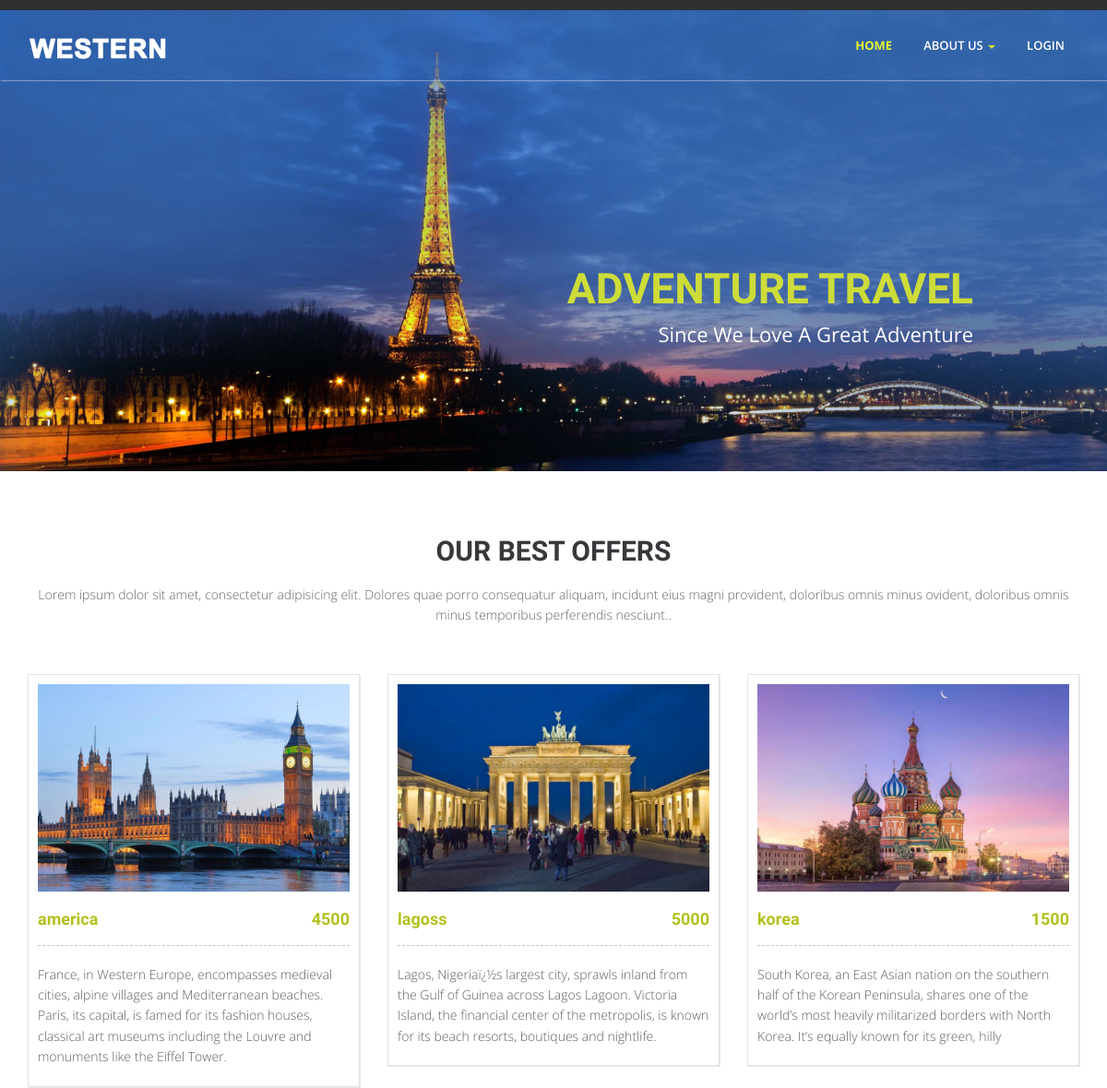
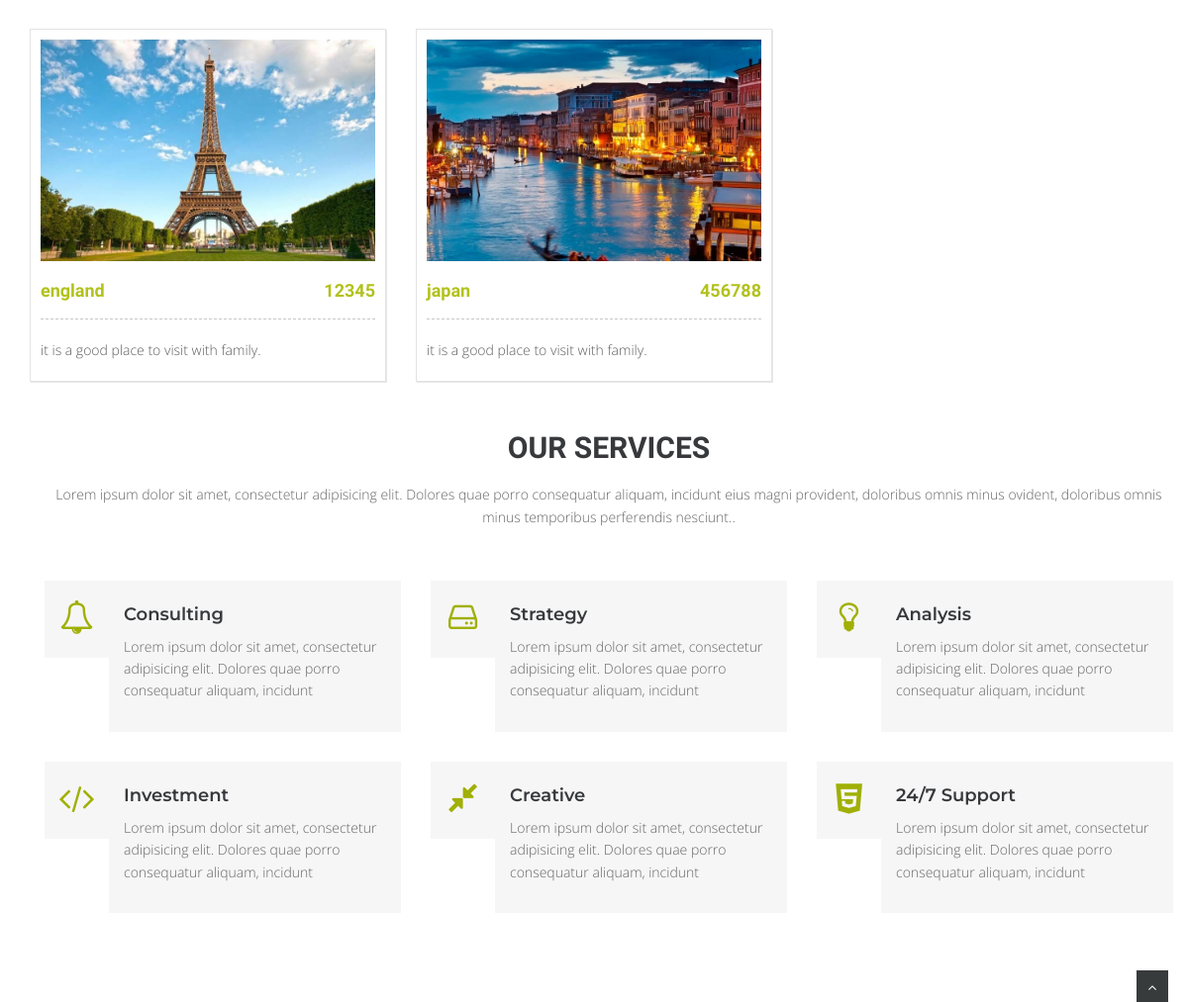
The page / on the database its author committed (2 pictures, top to bottom).
### tables this page shows
CREATE TABLE IF NOT EXISTS `packages` (
  `pack_no` int(43) NOT NULL AUTO_INCREMENT,
  `cost` int(12) NOT NULL,
  `about` text NOT NULL,
  `location` text NOT NULL,
  PRIMARY KEY (`pack_no`)
);

### index.php (the view, shortened to what this page needs)
<!DOCTYPE html>
<html lang="en">
<head>
<link href="css/bootstrap.min.css" rel="stylesheet" />
<link href="css/fancybox/jquery.fancybox.css" rel="stylesheet">
<link href="css/flexslider.css" rel="stylesheet" />
<link href="css/style.css" rel="stylesheet" />
</head>
<body>
<div id="wrapper" class="home-page">
<div class="topbar">
  <div class="container">
    <div class="row">
      <div class="col-md-12">
      </div>
    </div>
  </div>
</div>
	<header>
        <div class="navbar navbar-default navbar-static-top">
            <div class="container">
                <div class="navbar-header">
                    <a class="navbar-brand" href="index.html"><img src="img/logo.png" alt="logo"/></a>
                </div>
                <div class="navbar-collapse collapse ">
                    <ul class="nav navbar-nav">
                        <li class="active"><a href="index.html">Home</a></li>
						 <li class="dropdown">
                        <a href="#" data-toggle="dropdown" class="dropdown-toggle">About Us <b class="caret"></b></a>
                    </li>
						<li><a href="login2.php">Login</a></li>
                    </ul>
                </div>
            </div>
        </div>
	</header>
	<section id="banner">
        <div id="main-slider" class="flexslider">
            <ul class="slides">
              <li>
                <img src="img/slides/1.jpg" alt="" />
                <div class="flex-caption">
                    <h3>Adventure Travel</h3>
					<p>Since we love a great adventure</p>
                </div>
              </li>
            </ul>
        </div>
	</section>
	<section id="content">
	<div class="container">
	    	<div class="row">
			<div class="col-md-12">
				<div class="aligncenter"><h2 class="aligncenter">Our Best Offers</h2>Lorem ipsum dolor sit amet, consectetur adipisicing elit. Dolores quae porro consequatur aliquam, incidunt eius magni provident, doloribus omnis minus ovident, doloribus omnis minus temporibus perferendis nesciunt..</div>
				<br/>
			</div>
		</div>
<?php
include'./dbcheck.inc.php';
    $sql = "SELECT * FROM `packages` ";
    $f=mysqli_query($conn,$sql);
		echo"<div class='row box-section'>";
        $co=1;
        while($row=mysqli_fetch_assoc($f))
            {echo"<div class='col-md-4'>
			<div class='box-content'>
			<a href='details.php?dif=$row[pack_no]'>
               <img class='img-responsive'   src='img/spc/$co.jpg' alt=''>
                <h3>$row[location] <span class='price pull-right'>$row[cost]</span></h3>
                <p>$row[about]</p>
             </a>
            </div>
			</div>";
        if($co%3==0){
            echo"</div><div class='row box-section'>";
        }
        $co++;
        }
        echo"</div>";
		?>
	<div class="container">
	    	<div class="row">
			<div class="col-md-12">
				<div class="aligncenter"><h2 class="aligncenter">Our Services</h2>Lorem ipsum dolor sit amet, consectetur adipisicing elit. Dolores quae porro consequatur aliquam, incidunt eius magni provident, doloribus omnis minus ovident, doloribus omnis minus temporibus perferendis nesciunt..</div>
				<br/>
			</div>
		</div>
	 <div class="row">
            <div class="col-sm-4 info-blocks">
                <i class="icon-info-blocks fa fa-bell-o"></i>
                <div class="info-blocks-in">
                    <h3>Consulting</h3>
                    <p>Lorem ipsum dolor sit amet, consectetur adipisicing elit. Dolores quae porro consequatur aliquam, incidunt</p>
                </div>
            </div>
            <div class="col-sm-4 info-blocks">
                <i class="icon-info-blocks fa fa-hdd-o"></i>
                <div class="info-blocks-in">
                    <h3>Strategy</h3>
                    <p>Lorem ipsum dolor sit amet, consectetur adipisicing elit. Dolores quae porro consequatur aliquam, incidunt</p>
                </div>
            </div>
            <div class="col-sm-4 info-blocks">
                <i class="icon-info-blocks fa fa-lightbulb-o"></i>
                <div class="info-blocks-in">
                    <h3>Analysis</h3>
                    <p>Lorem ipsum dolor sit amet, consectetur adipisicing elit. Dolores quae porro consequatur aliquam, incidunt</p>
                </div>
            </div>
        </div>
<div class="row">
            <div class="col-sm-4 info-blocks">
                <i class="icon-info-blocks fa fa-code"></i>
                <div class="info-blocks-in">
                    <h3>Investment</h3>
                    <p>Lorem ipsum dolor sit amet, consectetur adipisicing elit. Dolores quae porro consequatur aliquam, incidunt</p>
                </div>
            </div>
            <div class="col-sm-4 info-blocks">
                <i class="icon-info-blocks fa fa-compress"></i>
                <div class="info-blocks-in">
                    <h3>Creative</h3>
                    <p>Lorem ipsum dolor sit amet, consectetur adipisicing elit. Dolores quae porro consequatur aliquam, incidunt</p>
                </div>
            </div>
            <div class="col-sm-4 info-blocks">
                <i class="icon-info-blocks fa fa-html5"></i>
                <div class="info-blocks-in">
                    <h3>24/7 Support</h3>
                    <p>Lorem ipsum dolor sit amet, consectetur adipisicing elit. Dolores quae porro consequatur aliquam, incidunt</p>
                </div>
            </div>
        </div>
	</div>
	</section>
	<div class="about home-about">
</div>
<a href="#" class="scrollup"><i class="fa fa-angle-up active"></i></a>
</body>
</html>

### css/flexslider.css (style rules this page uses)
.slides, .flex-control-nav, .flex-direction-nav { margin: 0; padding: 0; list-style: none; }
.flexslider { margin: 0; padding: 0; }
.flexslider .slides > li { display: none; -webkit-backface-visibility: hidden; }
.flexslider .slides img { width: 100%; display: block; }
.slides:after { content: "."; display: block; clear: both; visibility: hidden; line-height: 0; height: 0; }
.flexslider { background:none; position: relative; zoom: 1; }
.flexslider .slides { zoom: 1; }
.flex-caption { background: rgba(0,0,0,.8); margin-left:5px;bottom:5px; position:absolute;padding:20px; z-index:99; }
.flex-caption p { line-height: 22px; font-weight:300; color: #fff }

### rows shown on the page
packages: shows a picture, location "america", cost "4500", about "France, in Western Europe, encompasses medieval cities, alpine villages and Mediterranean beaches. Paris, its capital, is famed for its fashion houses, classical art museums including the Louvre and monuments like the Eiffel Tower."
packages: shows a picture, location "lagoss", cost "5000", about "Lagos, Nigeriaï¿½s largest city, sprawls inland from the Gulf of Guinea across Lagos Lagoon. Victoria Island, the financial center of the metropolis, is known for its beach resorts, boutiques and nightlife."
packages: shows a picture, location "korea", cost "1500", about "South Korea, an East Asian nation on the southern half of the Korean Peninsula, shares one of the world’s most heavily militarized borders with North Korea. It’s equally known for its green, hilly"
packages: shows a picture, location "england", cost "12345", about "it is a good place to visit with family."
packages: shows a picture, location "japan", cost "456788", about "it is a good place to visit with family."
